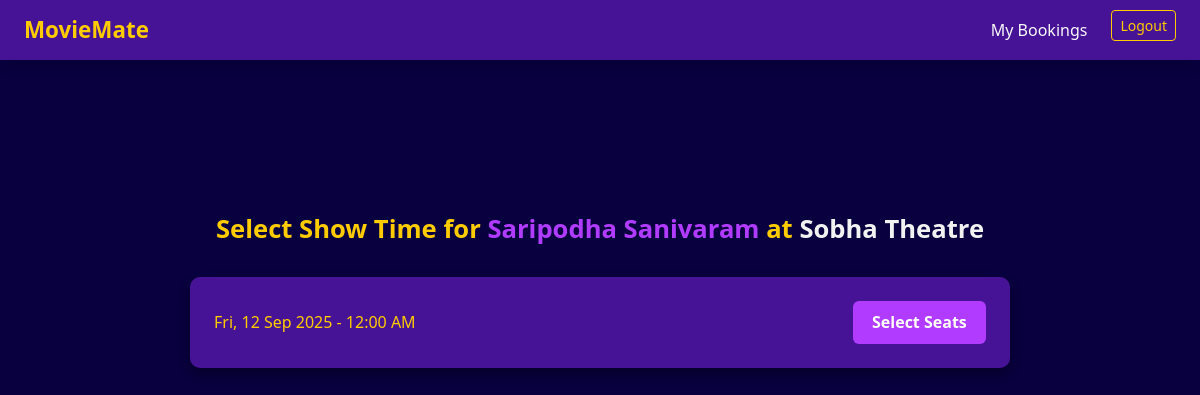
The app's page /book/show/f8cbac37-33ff-4995-beb9-ea43d00cb7aa/9d8e43c0-bb68-4016-9b05-84ba101c3348/ (signed in) with its own data.
### MovieMate/models.py (models this page shows, shortened)
class BaseModel(models.Model):
    uid = models.UUIDField(default=uuid.uuid4, editable=False, primary_key=True)
    created_at = models.DateTimeField(auto_now_add=True)  # Changed to DateTime for accurate booking logs
    updated_at = models.DateTimeField(auto_now=True)
    class Meta:
        abstract = True

class Movie(BaseModel):
    category = models.ForeignKey(MovieCategory, on_delete=models.CASCADE, related_name="movies")
    movie_name = models.CharField(max_length=100)
    price = models.IntegerField(default=100)
    images = models.CharField(max_length=500)

class Theatre(BaseModel):
    name = models.CharField(max_length=100)
    location = models.CharField(max_length=255)

class Show(BaseModel):
    movie = models.ForeignKey(Movie, on_delete=models.CASCADE)
    theatre = models.ForeignKey(Theatre, on_delete=models.CASCADE)
    show_time = models.DateTimeField()

### MovieMate/views.py (the view)
# urls.py: path('book/show/<uuid:movie_uid>/<uuid:theatre_uid>/', select_show, name='select_show'),
@login_required(login_url='login')
def select_show(request, movie_uid, theatre_uid):
    movie = get_object_or_404(Movie, uid=movie_uid)
    theatre = get_object_or_404(Theatre, uid=theatre_uid)
    shows = Show.objects.filter(movie=movie, theatre=theatre).order_by('show_time')
    return render(request, 'booking/select_show.html', {'movie': movie, 'theatre': theatre, 'shows': shows})

### MovieMate/templates/booking/select_show.html
{% extends "base.html" %}
{% load static %}
{% block start %}
<link rel="stylesheet" href="{% static 'css/select_show.css' %}">
<section class="show-section">
  <div class="container">
    <h2 class="heading">
      Select Show Time for
      <span class="movie">{{ movie.movie_name }}</span>
      at <span class="theatre">{{ theatre.name }}</span>
    </h2>
    {% if shows %}
      <div class="show-list">
        {% for show in shows %}
          <div class="show-card">
            <div class="time">
              {% if show.show_time %}
                {{ show.show_time|date:"D, d M Y - h:i A" }}
              {% else %}
                <span class="text-warning">Not Available</span>
              {% endif %}
            </div>
            <a href="{% url 'select_seats' show.uid %}" class="btn-select">Select Seats</a>
          </div>
        {% endfor %}
      </div>
    {% else %}
      <p class="no-shows">No shows available for this movie at this theatre.</p>
    {% endif %}
  </div>
</section>
{% endblock %}

### MovieMate/static/css/base.css (style rules this page uses)
:root { --dark-bg: #090040; --card-bg: #471396; --accent: #B13BFF; --highlight: #FFCC00; --text: #f8f8f8; --muted: #cfcfcf; }
body { background-color: var(--dark-bg); color: var(--text); font-family: 'Segoe UI', sans-serif; padding-top: 70px; }

### MovieMate/static/css/select_show.css (style rules this page uses)
:root { --dark-bg: #090040; --primary: #471396; --accent: #B13BFF; --highlight: #FFCC00; --text-light: #f2f2f2; --muted: #b0b0b0; }
body { background-color: var(--dark-bg); font-family: 'Segoe UI', sans-serif; color: var(--text-light); }
.show-section { padding: 4rem 1rem; }
.container { max-width: 900px; margin: auto; }
.heading { font-size: 1.6rem; font-weight: 600; margin-bottom: 2rem; color: var(--highlight); text-align: center; }
.heading .movie { color: var(--accent); }
.heading .theatre { color: var(--text-light); }
.show-list { display: flex; flex-direction: column; gap: 1.5rem; }
.show-card { background-color: var(--primary); border-radius: 10px; padding: 1.5rem; display: flex; justify-content: space-between; align-items: center; box-shadow: 0 6px 16px rgba(0, 0, 0, 0.4); transition: transform 0.2s ease; }
.time { font-size: 1rem; color: var(--highlight); font-weight: 500; }
.btn-select { background-color: var(--accent); color: #fff; font-weight: 600; padding: 0.6rem 1.2rem; border-radius: 6px; text-decoration: none; transition: background-color 0.3s ease; }

### records on screen
Movie: movie_name "Saripodha Sanivaram"
Theatre: name "Sobha Theatre"
Show: show_time "Fri, 12 Sep 2025 - 12:00 AM"
